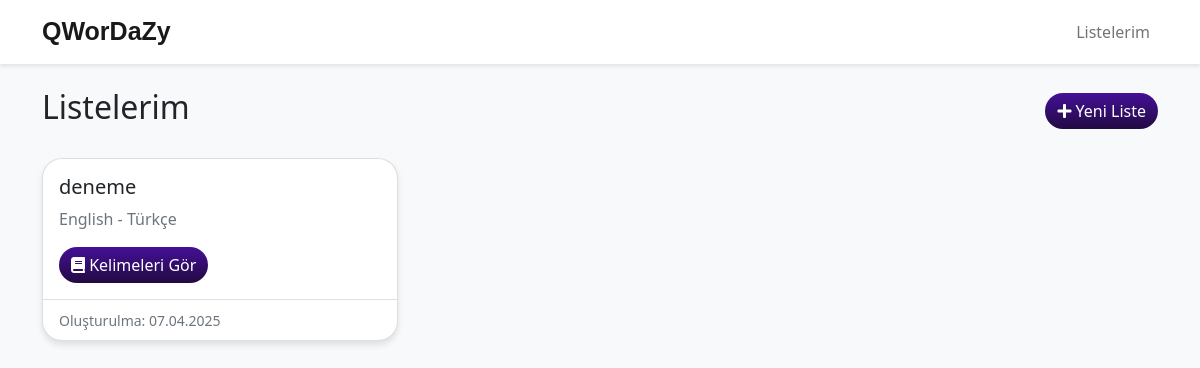
Before: / with the older database file.
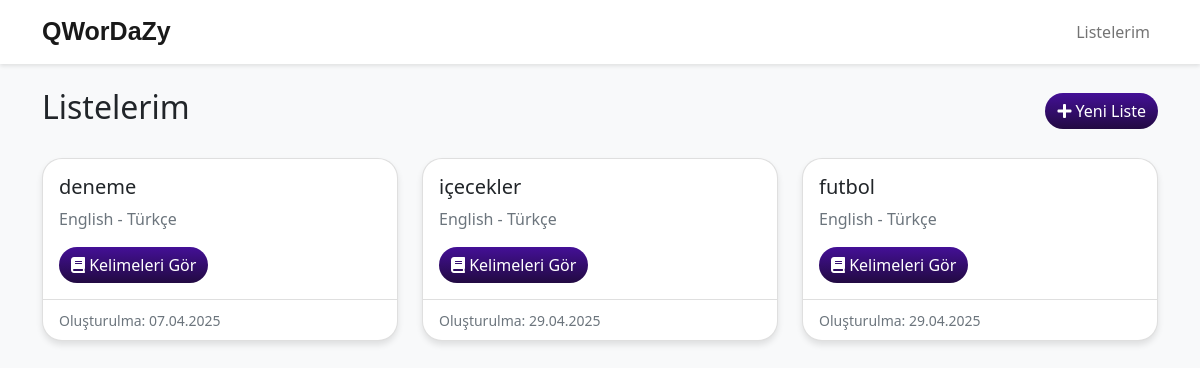
After: the same page with the newer database file.
### words/models.py (models this page shows, shortened)
class WordList(models.Model):
    name = models.CharField(max_length=100)
    created_at = models.DateTimeField(auto_now_add=True)
    language_direction = models.CharField(max_length=20, choices=[
        ('en_tr', 'English - Turkish'),
        ('tr_en', 'Turkish - English')
    ], default='en_tr')

### words/views.py (the view)
# urls.py: path('', WordListView.as_view(), name='word-list'),
class WordListView(ListView):
    model = WordList
    template_name = 'words/word_list.html'
    context_object_name = 'word_lists'

### words/templates/words/word_list.html (shortened to what this page needs)
{% extends 'words/base.html' %}
{% block content %}
<div class="row">
    <div class="col-12 mb-4">
        <div class="d-flex justify-content-between align-items-center">
            <h2>Listelerim</h2>
            <a href="{% url 'words:word-list-create' %}" class="btn btn-primary">
                <i class="fas fa-plus"></i> Yeni Liste
            </a>
        </div>
    </div>
</div>
<div class="row">
    {% for word_list in word_lists %}
    <div class="col-md-6 col-lg-4 mb-4">
        <div class="card h-100">
            <div class="card-body">
                <h5 class="card-title">{{ word_list.name }}</h5>
                <p class="card-text text-muted">
                    {% if word_list.language_direction == 'en_tr' %}
                    English - Türkçe
                    {% else %}
                    Türkçe - English
                    {% endif %}
                </p>
                <div class="mt-3">
                    <a href="{% url 'words:word-list-detail' word_list.pk %}" class="btn btn-primary">
                        <i class="fas fa-book"></i> Kelimeleri Gör
                    </a>
                </div>
            </div>
            <div class="card-footer bg-transparent">
                <small class="text-muted">Oluşturulma: {{ word_list.created_at|date:"d.m.Y" }}</small>
            </div>
        </div>
    </div>
    {% empty %}
    <div class="col-12">
        <div class="alert alert-info">
            Henüz liste oluşturmadınız. Yeni bir liste oluşturmak için yukarıdaki "Yeni Liste" butonuna tıklayın.
        </div>
    </div>
    {% endfor %}
</div>
{% endblock %}

### words/templates/words/base.html (shortened to what this page needs)
<!DOCTYPE html>
<html lang="tr">
<head>
    <link href="https://cdn.jsdelivr.net/npm/bootstrap@5.1.3/dist/css/bootstrap.min.css" rel="stylesheet">
    <link href="https://cdnjs.cloudflare.com/ajax/libs/font-awesome/5.15.4/css/all.min.css" rel="stylesheet">
</head>
<body>
    <nav class="navbar navbar-expand-lg navbar-light">
        <div class="container">
            <a class="navbar-brand" href="{% url 'words:word-list' %}">QWorDaZy</a>
            <div class="collapse navbar-collapse" id="navbarNav">
                <ul class="navbar-nav ms-auto">
                    <li class="nav-item">
                        <a class="nav-link" href="{% url 'words:word-list' %}">Listelerim</a>
                    </li>
                </ul>
            </div>
        </div>
    </nav>
    <div class="container mt-4">
        {% block content %}
        {% endblock %}
    </div>
</body>
</html>

### words/templates/words/base.html (style rules this page uses)
body { background-color: #f8f9fa; }
.navbar { background-color: white !important; box-shadow: 0 2px 4px rgba(0,0,0,0.1); }
.navbar-brand { font-family: 'Arial', sans-serif; font-size: 25px; font-weight: bold; }
.card { border-radius: 20px; box-shadow: 0 4px 6px rgba(0,0,0,0.1); }
.btn-primary { background: linear-gradient(to bottom, #441097, #220a42); border: none; border-radius: 20px; }

Changed rows visible on the page:
added WordList: name "içecekler", language_direction "English - Türkçe", created_at "29.04.2025"
added WordList: name "futbol", language_direction "English - Türkçe", created_at "29.04.2025"
